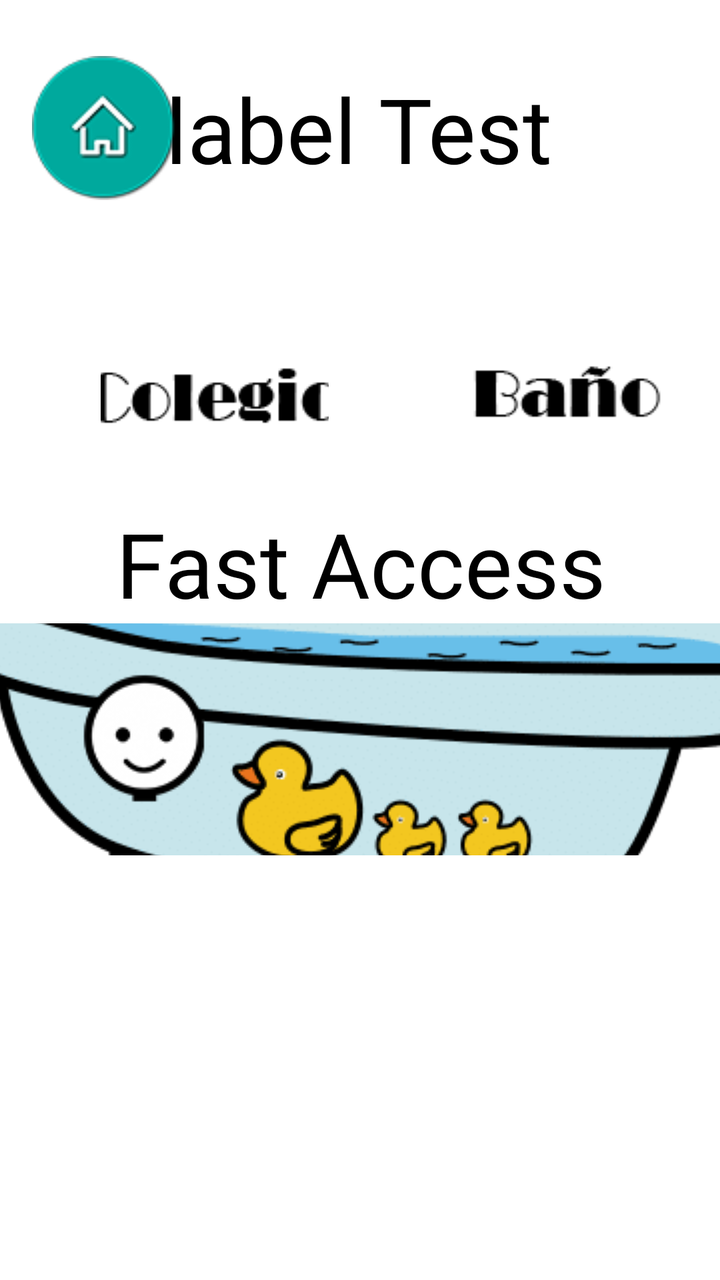
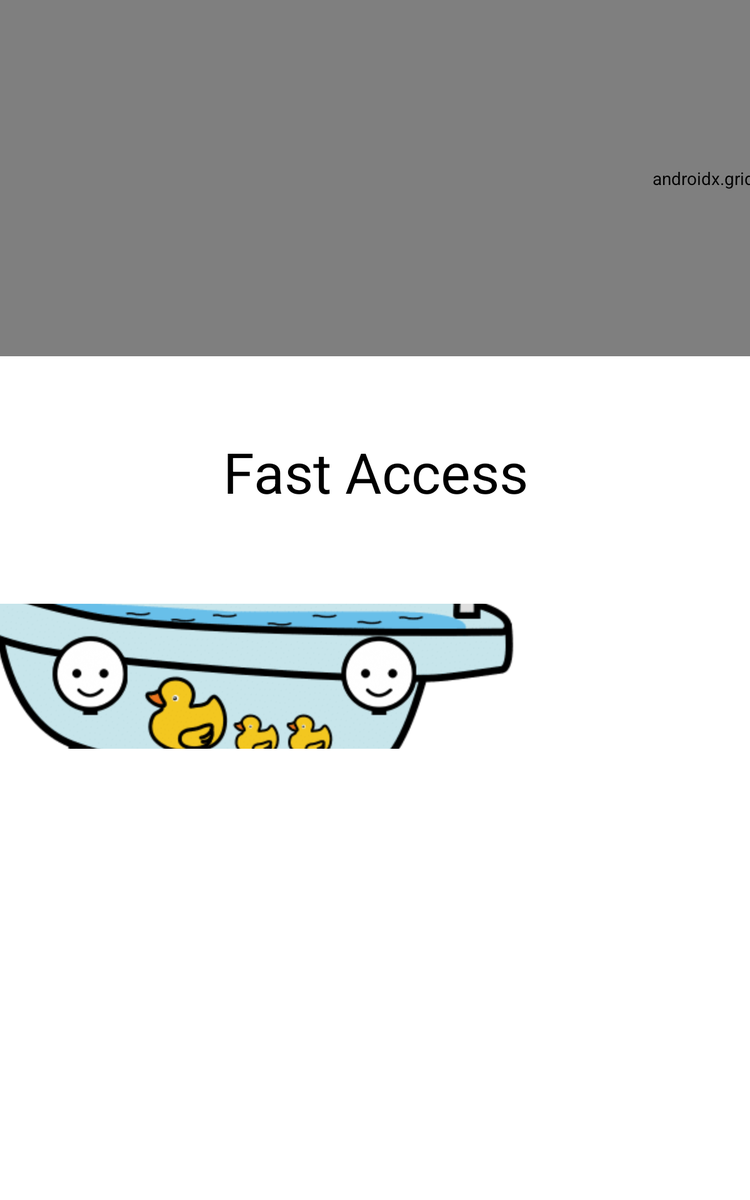

The same Android screen from two of the app's own layout files: first res/layout/ as a phone draws it, then the author's variant for another configuration, drawn on a device whose configuration selects that folder. Both files follow.
<!-- AndroidManifest.xml: application theme Theme.ProyectoJavierBlasco -->
<!-- res/layout/activity_main_prueba.xml -->
<?xml version="1.0" encoding="utf-8"?>
<androidx.constraintlayout.widget.ConstraintLayout xmlns:android="http://schemas.android.com/apk/res/android"
    xmlns:app="http://schemas.android.com/apk/res-auto"
    xmlns:tools="http://schemas.android.com/tools"
    android:background="#ffffff"
    android:layout_width="match_parent"
    android:layout_height="match_parent"
    tools:context=".MainActivityPrueba">

    <TextView
        android:id="@+id/textView7"
        android:textColor="#000000"
        android:layout_width="wrap_content"
        android:layout_height="wrap_content"
        android:layout_weight="1"
        android:text="@string/labelPrueba"
        android:textSize="45sp"
        app:layout_constraintBottom_toBottomOf="parent"
        app:layout_constraintEnd_toEndOf="parent"
        app:layout_constraintHorizontal_bias="0.497"
        app:layout_constraintStart_toStartOf="parent"
        app:layout_constraintTop_toTopOf="parent"
        app:layout_constraintVertical_bias="0.059" />

    <ImageButton
        android:id="@+id/imageButtonHomePrueba"
        android:background= "@null"
        android:layout_width="wrap_content"
        android:layout_height="wrap_content"
        android:layout_marginStart="16dp"
        android:textSize="45sp"
        app:layout_constraintBottom_toBottomOf="@+id/textView7"
        app:layout_constraintEnd_toStartOf="@+id/textView7"
        app:layout_constraintHorizontal_bias="0.0"
        app:layout_constraintStart_toStartOf="parent"
        app:layout_constraintTop_toTopOf="@+id/textView7"
        app:layout_constraintVertical_bias="0.548"
        app:srcCompat="@drawable/home"
        tools:ignore="SpeakableTextPresentCheck"
        tools:layout_conversion_absoluteHeight="76dp"
        tools:layout_conversion_absoluteWidth="96dp" />

    <androidx.constraintlayout.widget.ConstraintLayout
        android:id="@+id/constraintLayout"
        android:layout_width="1274dp"
        android:layout_height="116dp"
        app:layout_constraintBottom_toBottomOf="parent"
        app:layout_constraintEnd_toEndOf="parent"
        app:layout_constraintHorizontal_bias="0.0"
        app:layout_constraintStart_toStartOf="parent"
        app:layout_constraintTop_toBottomOf="@+id/textView7"
        app:layout_constraintVertical_bias="0.506">

        <androidx.constraintlayout.widget.ConstraintLayout
            android:id="@+id/constraintLayout2"
            android:layout_width="1274dp"
            android:layout_height="116dp"
            app:layout_constraintBottom_toBottomOf="parent"
            app:layout_constraintEnd_toEndOf="parent"
            app:layout_constraintHorizontal_bias="1.0"
            app:layout_constraintStart_toStartOf="parent"
            app:layout_constraintTop_toTopOf="parent"
            app:layout_constraintVertical_bias="0.0">

            <ImageButton
                android:id="@+id/imageButton14"
                android:background= "@null"
                android:layout_width="wrap_content"
                android:layout_height="wrap_content"
                android:layout_marginEnd="996dp"
                app:layout_constraintBottom_toBottomOf="parent"
                app:layout_constraintEnd_toEndOf="parent"
                app:layout_constraintStart_toEndOf="@+id/imageButton26"
                app:layout_constraintTop_toTopOf="parent"
                app:srcCompat="@drawable/banyera"
                tools:ignore="DuplicateIds" />

            <ImageButton
                android:id="@+id/imageButton26"
                android:background= "@null"
                android:layout_width="wrap_content"
                android:layout_height="wrap_content"
                app:layout_constraintBottom_toBottomOf="parent"
                app:layout_constraintEnd_toEndOf="parent"
                app:layout_constraintHorizontal_bias="0.03"
                app:layout_constraintStart_toStartOf="parent"
                app:layout_constraintTop_toTopOf="parent"
                app:srcCompat="@drawable/alegre" />

        </androidx.constraintlayout.widget.ConstraintLayout>

    </androidx.constraintlayout.widget.ConstraintLayout>

    <androidx.constraintlayout.widget.ConstraintLayout
        android:id="@+id/constraintLayout3"
        android:layout_width="1284dp"
        android:layout_height="113dp"
        android:layout_marginTop="44dp"
        app:layout_constraintBottom_toBottomOf="parent"
        app:layout_constraintEnd_toEndOf="parent"
        app:layout_constraintStart_toStartOf="parent"
        app:layout_constraintTop_toBottomOf="@+id/textView7"
        app:layout_constraintVertical_bias="0.0">

        <ImageButton
            android:id="@+id/imageButton15"
            android:background= "@null"
            android:layout_width="114dp"
            android:layout_height="76dp"
            app:layout_constraintBottom_toBottomOf="parent"
            app:layout_constraintEnd_toEndOf="parent"
            app:layout_constraintHorizontal_bias="0.10"
            app:layout_constraintStart_toStartOf="parent"
            app:layout_constraintTop_toTopOf="parent"
            app:layout_constraintVertical_bias="0.567"
            app:srcCompat="@drawable/casa" />

        <ImageButton
            android:id="@+id/imageButton16"
            android:background= "@null"
            android:layout_width="114dp"
            android:layout_height="76dp"
            app:layout_constraintBottom_toBottomOf="parent"
            app:layout_constraintEnd_toEndOf="parent"
            app:layout_constraintHorizontal_bias="0.10"
            app:layout_constraintStart_toEndOf="@+id/imageButton15"
            app:layout_constraintTop_toTopOf="parent"
            app:layout_constraintVertical_bias="0.567"
            app:srcCompat="@drawable/comida" />

        <ImageButton
            android:id="@+id/imageButton17"
            android:background= "@null"
            android:layout_width="114dp"
            android:layout_height="76dp"
            app:layout_constraintBottom_toBottomOf="parent"
            app:layout_constraintEnd_toEndOf="parent"
            app:layout_constraintHorizontal_bias="0.10"
            app:layout_constraintStart_toEndOf="@+id/imageButton16"
            app:layout_constraintTop_toTopOf="parent"
            app:layout_constraintVertical_bias="0.567"
            app:srcCompat="@drawable/colegio" />

        <ImageButton
            android:id="@+id/imageButton23"
            android:background= "@null"
            android:layout_width="114dp"
            android:layout_height="76dp"
            android:layout_marginStart="8dp"
            app:layout_constraintBottom_toBottomOf="parent"
            app:layout_constraintEnd_toEndOf="parent"
            app:layout_constraintHorizontal_bias="0.10"
            app:layout_constraintStart_toEndOf="@+id/imageButton17"
            app:layout_constraintTop_toTopOf="parent"
            app:layout_constraintVertical_bias="0.567"
            app:srcCompat="@drawable/cartelbanyo" />

        <ImageButton
            android:id="@+id/imageButton24"
            android:background= "@null"
            android:layout_width="114dp"
            android:layout_height="76dp"
            app:layout_constraintBottom_toBottomOf="parent"
            app:layout_constraintEnd_toEndOf="parent"
            app:layout_constraintHorizontal_bias="0.10"
            app:layout_constraintStart_toEndOf="@+id/imageButton23"
            app:layout_constraintTop_toTopOf="parent"
            app:layout_constraintVertical_bias="0.567"
            app:srcCompat="@drawable/calle" />

        <ImageButton
            android:id="@+id/imageButton25"
            android:background= "@null"
            android:layout_width="114dp"
            android:layout_height="76dp"
            app:layout_constraintBottom_toBottomOf="parent"
            app:layout_constraintEnd_toEndOf="parent"
            app:layout_constraintHorizontal_bias="0.10"
            app:layout_constraintStart_toEndOf="@+id/imageButton24"
            app:layout_constraintTop_toTopOf="parent"
            app:layout_constraintVertical_bias="0.567"
            app:srcCompat="@drawable/estadodeanimo" />
    </androidx.constraintlayout.widget.ConstraintLayout>

    <androidx.constraintlayout.widget.ConstraintLayout
        android:layout_width="1278dp"
        android:layout_height="133dp"
        app:layout_constraintBottom_toTopOf="@+id/constraintLayout"
        app:layout_constraintEnd_toEndOf="parent"
        app:layout_constraintStart_toStartOf="parent"
        app:layout_constraintTop_toBottomOf="@+id/constraintLayout3">

        <TextView
            android:id="@+id/textView6"
            android:layout_width="wrap_content"
            android:layout_height="wrap_content"
            android:textColor="#000000"
            android:text="@string/fastAccess"
            android:textSize="45sp"
            app:layout_constraintBottom_toBottomOf="parent"
            app:layout_constraintEnd_toEndOf="parent"
            app:layout_constraintStart_toStartOf="parent"
            app:layout_constraintTop_toTopOf="parent" />
    </androidx.constraintlayout.widget.ConstraintLayout>

</androidx.constraintlayout.widget.ConstraintLayout>
<!-- resources referenced by this layout -->
<resources>
  <!-- drawable alegre: png bitmap (drawable-v24, 17949 bytes) -->
  <!-- drawable banyera: png bitmap (drawable-v24, 30616 bytes) -->
  <!-- drawable calle: png bitmap (drawable-v24, 16587 bytes) -->
  <!-- drawable cartelbanyo: png bitmap (drawable-v24, 16656 bytes) -->
  <!-- drawable casa: png bitmap (drawable-v24, 16539 bytes) -->
  <!-- drawable colegio: png bitmap (drawable-v24, 16838 bytes) -->
  <!-- drawable comida: png bitmap (drawable-v24, 16708 bytes) -->
  <!-- drawable estadodeanimo: png bitmap (drawable-v24, 17544 bytes) -->
  <!-- drawable home: png bitmap (drawable-v24, 19216 bytes) -->
  <string name="fastAccess">Fast Access</string>
  <string name="labelPrueba">label Test</string>
  <style name="Theme.ProyectoJavierBlasco" parent="Theme.MaterialComponents.DayNight.DarkActionBar">
          
          <item name="colorPrimary">@color/purple_500</item>
          <item name="colorPrimaryVariant">@color/purple_700</item>
          <item name="colorOnPrimary">@color/white</item>
          
          <item name="colorSecondary">@color/teal_200</item>
          <item name="colorSecondaryVariant">@color/teal_700</item>
          <item name="colorOnSecondary">@color/black</item>
          
          <item name="android:statusBarColor" tools:targetApi="l">?attr/colorPrimaryVariant</item>
          
          <item name="android:textColor">@android:color/black</item>
      </style>
</resources>
<!-- res/layout-sw600dp/activity_main_prueba.xml (the author's variant of the layout above) -->
<!-- drawn on a 7-inch tablet held upright -->
<?xml version="1.0" encoding="utf-8"?>
<androidx.constraintlayout.widget.ConstraintLayout xmlns:android="http://schemas.android.com/apk/res/android"
    xmlns:app="http://schemas.android.com/apk/res-auto"
    xmlns:tools="http://schemas.android.com/tools"
    android:background="#ffffff"
    android:layout_width="match_parent"
    android:layout_height="match_parent"
    tools:context=".MainActivityPrueba">

    <TextView
        android:id="@+id/textView7"
        android:textColor="#000000"
        android:layout_width="wrap_content"
        android:layout_height="wrap_content"
        android:layout_weight="1"
        android:text="@string/labelPrueba"
        android:textSize="45sp"
        app:layout_constraintBottom_toBottomOf="parent"
        app:layout_constraintEnd_toEndOf="parent"
        app:layout_constraintHorizontal_bias="0.497"
        app:layout_constraintStart_toStartOf="parent"
        app:layout_constraintTop_toTopOf="parent"
        app:layout_constraintVertical_bias="0.059" />

    <ImageButton
        android:id="@+id/imageButtonHomePrueba"
        android:background= "@null"
        android:layout_width="wrap_content"
        android:layout_height="wrap_content"
        android:layout_marginStart="16dp"
        android:textSize="45sp"
        app:layout_constraintBottom_toBottomOf="@+id/textView7"
        app:layout_constraintEnd_toStartOf="@+id/textView7"
        app:layout_constraintHorizontal_bias="0.0"
        app:layout_constraintStart_toStartOf="parent"
        app:layout_constraintTop_toTopOf="@+id/textView7"
        app:layout_constraintVertical_bias="0.548"
        app:srcCompat="@drawable/home"
        tools:ignore="SpeakableTextPresentCheck"
        tools:layout_conversion_absoluteHeight="76dp"
        tools:layout_conversion_absoluteWidth="96dp" />

    <androidx.constraintlayout.widget.ConstraintLayout
        android:id="@+id/constraintLayout"
        android:layout_width="1274dp"
        android:layout_height="116dp"
        app:layout_constraintBottom_toBottomOf="parent"
        app:layout_constraintEnd_toEndOf="parent"
        app:layout_constraintHorizontal_bias="0.0"
        app:layout_constraintStart_toStartOf="parent"
        app:layout_constraintTop_toBottomOf="@+id/textView7"
        app:layout_constraintVertical_bias="0.506">

        <androidx.constraintlayout.widget.ConstraintLayout
            android:id="@+id/constraintLayout2"
            android:layout_width="1274dp"
            android:layout_height="116dp"
            app:layout_constraintBottom_toBottomOf="parent"
            app:layout_constraintEnd_toEndOf="parent"
            app:layout_constraintHorizontal_bias="1.0"
            app:layout_constraintStart_toStartOf="parent"
            app:layout_constraintTop_toTopOf="parent"
            app:layout_constraintVertical_bias="0.0">

            <ImageButton
                android:id="@+id/imageButton14"
                android:background= "@null"
                android:layout_width="wrap_content"
                android:layout_height="wrap_content"
                android:layout_marginEnd="996dp"
                app:layout_constraintBottom_toBottomOf="parent"
                app:layout_constraintEnd_toEndOf="parent"
                app:layout_constraintStart_toEndOf="@+id/imageButton26"
                app:layout_constraintTop_toTopOf="parent"
                app:srcCompat="@drawable/banyera"
                tools:ignore="DuplicateIds" />

            <ImageButton
                android:id="@+id/imageButton26"
                android:background= "@null"
                android:layout_width="wrap_content"
                android:layout_height="wrap_content"
                app:layout_constraintBottom_toBottomOf="parent"
                app:layout_constraintEnd_toEndOf="parent"
                app:layout_constraintHorizontal_bias="0.03"
                app:layout_constraintStart_toStartOf="parent"
                app:layout_constraintTop_toTopOf="parent"
                app:srcCompat="@drawable/alegre" />

            <ImageButton
                android:id="@+id/imageButton"
                android:layout_width="wrap_content"
                android:layout_height="wrap_content"
                android:background="@null"
                app:layout_constraintBottom_toBottomOf="parent"
                app:layout_constraintEnd_toEndOf="parent"
                app:layout_constraintHorizontal_bias="0.222"
                app:layout_constraintStart_toStartOf="parent"
                app:layout_constraintTop_toTopOf="parent"
                app:srcCompat="@drawable/alegre" />

        </androidx.constraintlayout.widget.ConstraintLayout>

    </androidx.constraintlayout.widget.ConstraintLayout>

    <androidx.constraintlayout.widget.ConstraintLayout
        android:id="@+id/constraintLayout3"
        android:layout_width="1284dp"
        android:layout_height="113dp"
        android:layout_marginTop="44dp"
        app:layout_constraintBottom_toBottomOf="parent"
        app:layout_constraintEnd_toEndOf="parent"
        app:layout_constraintStart_toStartOf="parent"
        app:layout_constraintTop_toBottomOf="@+id/textView7"
        app:layout_constraintVertical_bias="0.0">

        <ImageButton
            android:id="@+id/imageButton15"
            android:background= "@null"
            android:layout_width="114dp"
            android:layout_height="76dp"
            app:layout_constraintBottom_toBottomOf="parent"
            app:layout_constraintEnd_toEndOf="parent"
            app:layout_constraintHorizontal_bias="0.10"
            app:layout_constraintStart_toStartOf="parent"
            app:layout_constraintTop_toTopOf="parent"
            app:layout_constraintVertical_bias="0.567"
            app:srcCompat="@drawable/casa" />

        <ImageButton
            android:id="@+id/imageButton16"
            android:background= "@null"
            android:layout_width="114dp"
            android:layout_height="76dp"
            app:layout_constraintBottom_toBottomOf="parent"
            app:layout_constraintEnd_toEndOf="parent"
            app:layout_constraintHorizontal_bias="0.10"
            app:layout_constraintStart_toEndOf="@+id/imageButton15"
            app:layout_constraintTop_toTopOf="parent"
            app:layout_constraintVertical_bias="0.567"
            app:srcCompat="@drawable/comida" />

        <ImageButton
            android:id="@+id/imageButton17"
            android:background= "@null"
            android:layout_width="114dp"
            android:layout_height="76dp"
            app:layout_constraintBottom_toBottomOf="parent"
            app:layout_constraintEnd_toEndOf="parent"
            app:layout_constraintHorizontal_bias="0.10"
            app:layout_constraintStart_toEndOf="@+id/imageButton16"
            app:layout_constraintTop_toTopOf="parent"
            app:layout_constraintVertical_bias="0.567"
            app:srcCompat="@drawable/colegio" />

        <ImageButton
            android:id="@+id/imageButton23"
            android:background= "@null"
            android:layout_width="114dp"
            android:layout_height="76dp"
            android:layout_marginStart="8dp"
            app:layout_constraintBottom_toBottomOf="parent"
            app:layout_constraintEnd_toEndOf="parent"
            app:layout_constraintHorizontal_bias="0.10"
            app:layout_constraintStart_toEndOf="@+id/imageButton17"
            app:layout_constraintTop_toTopOf="parent"
            app:layout_constraintVertical_bias="0.567"
            app:srcCompat="@drawable/cartelbanyo" />

        <ImageButton
            android:id="@+id/imageButton24"
            android:background= "@null"
            android:layout_width="114dp"
            android:layout_height="76dp"
            app:layout_constraintBottom_toBottomOf="parent"
            app:layout_constraintEnd_toEndOf="parent"
            app:layout_constraintHorizontal_bias="0.10"
            app:layout_constraintStart_toEndOf="@+id/imageButton23"
            app:layout_constraintTop_toTopOf="parent"
            app:layout_constraintVertical_bias="0.567"
            app:srcCompat="@drawable/calle" />

        <ImageButton
            android:id="@+id/imageButton25"
            android:background= "@null"
            android:layout_width="114dp"
            android:layout_height="76dp"
            app:layout_constraintBottom_toBottomOf="parent"
            app:layout_constraintEnd_toEndOf="parent"
            app:layout_constraintHorizontal_bias="0.10"
            app:layout_constraintStart_toEndOf="@+id/imageButton24"
            app:layout_constraintTop_toTopOf="parent"
            app:layout_constraintVertical_bias="0.567"
            app:srcCompat="@drawable/estadodeanimo" />
    </androidx.constraintlayout.widget.ConstraintLayout>

    <androidx.constraintlayout.widget.ConstraintLayout
        android:layout_width="1278dp"
        android:layout_height="133dp"
        app:layout_constraintBottom_toTopOf="@+id/constraintLayout"
        app:layout_constraintEnd_toEndOf="parent"
        app:layout_constraintStart_toStartOf="parent"
        app:layout_constraintTop_toBottomOf="@+id/constraintLayout3">

        <TextView
            android:id="@+id/textView6"
            android:layout_width="wrap_content"
            android:layout_height="wrap_content"
            android:textColor="#000000"
            android:text="@string/fastAccess"
            android:textSize="45sp"
            app:layout_constraintBottom_toBottomOf="parent"
            app:layout_constraintEnd_toEndOf="parent"
            app:layout_constraintStart_toStartOf="parent"
            app:layout_constraintTop_toTopOf="parent" />
    </androidx.constraintlayout.widget.ConstraintLayout>

    <androidx.gridlayout.widget.GridLayout
        android:layout_width="1278dp"
        android:layout_height="285dp"
        tools:layout_editor_absoluteX="1dp"
        tools:layout_editor_absoluteY="514dp">

    </androidx.gridlayout.widget.GridLayout>

</androidx.constraintlayout.widget.ConstraintLayout>
